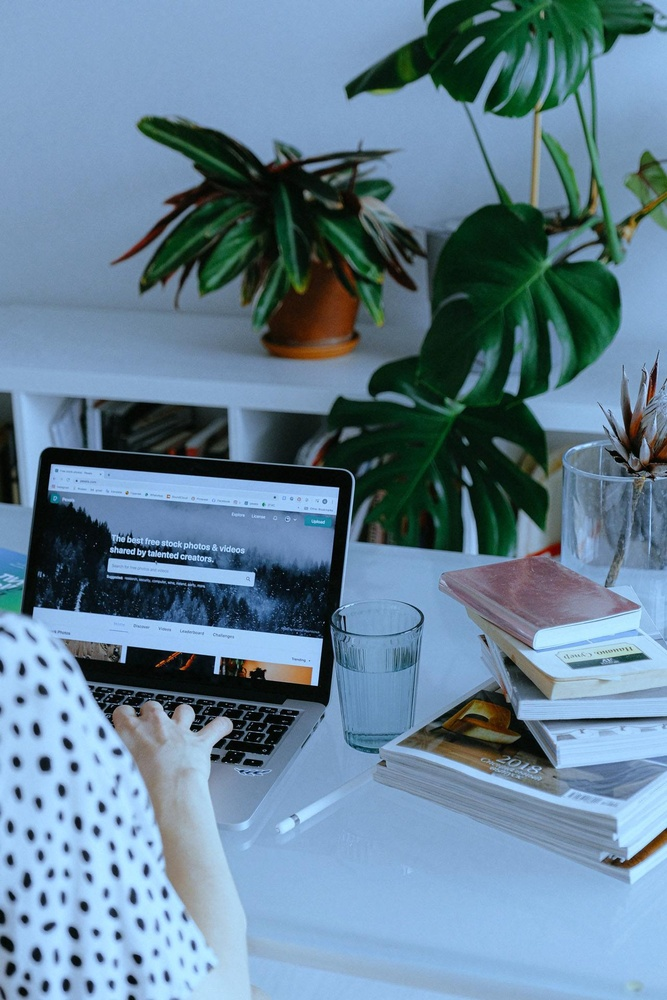
%> input picture ex1.2/white_balance_input.jpg, 667 x 1000 px, shrunk from 1280 x 1920 before the run
$ octave ColorCorrection.m   (GNU Octave 9; MATLAB toolbox functions it lacks are replaced by stand-ins)
%> lines starting %> are read from the running program, lines starting %| are printed output that depends on the picture

im = imread("white_balance_input.jpg");
%> im is the input picture: size 1000x667x3 uint8; mean R, G, B 99.8, 129.4, 149.9
im = double(im)./255;
%> im: size 1000x667x3 double
gamma = 2.2
im = im.^(gamma);
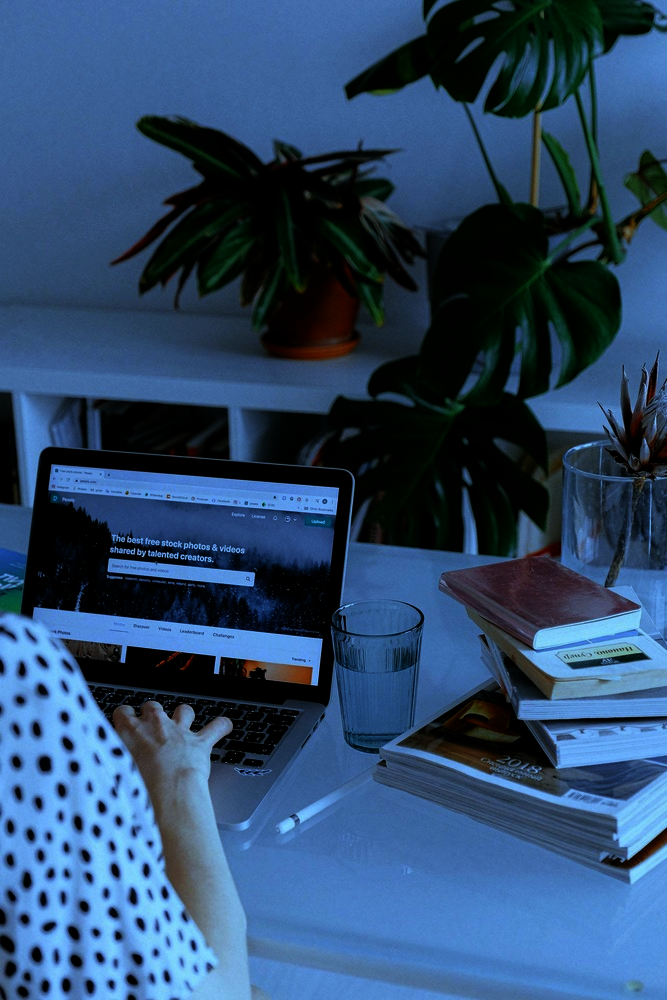
%> im: size 1000x667x3 double; mean R, G, B 0.175, 0.29, 0.429
figure;
%axis on;
%subplot(1,4,1);
imshow(im);
size(im);
r=im(:,:,1);
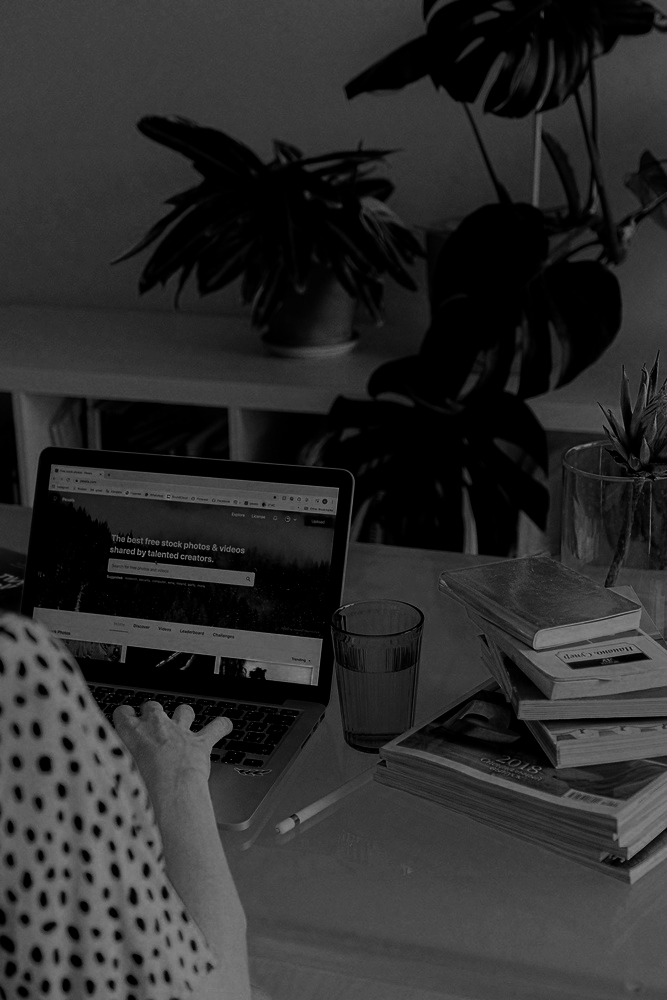
%> r: size 1000x667 double; min 0, max 0.599, mean 0.175
g=im(:,:,2);
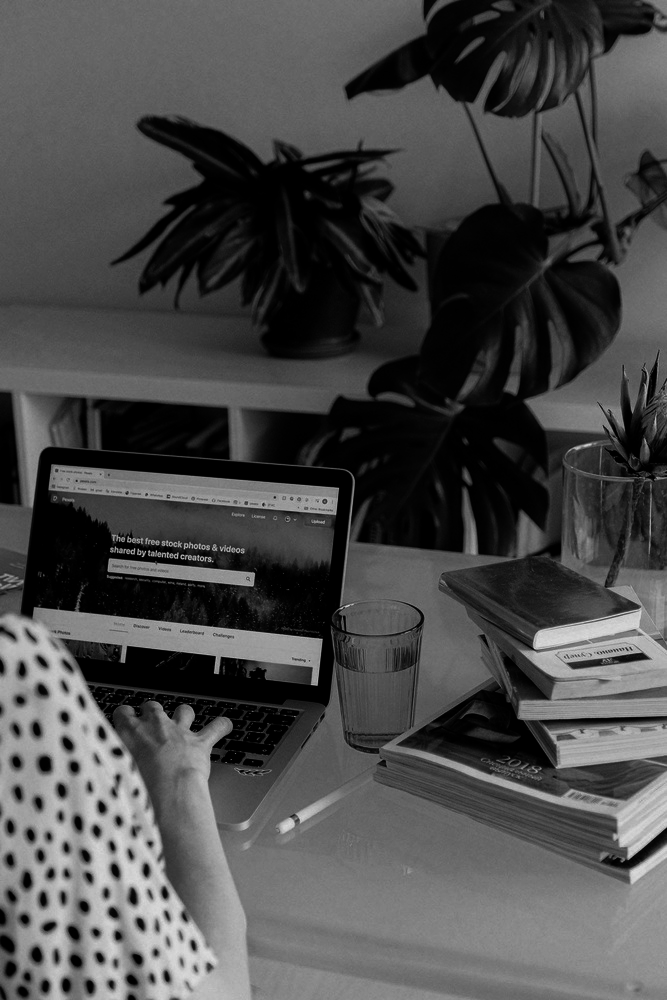
%> g: size 1000x667 double; min 0, max 0.867, mean 0.29
b=im(:,:,3);
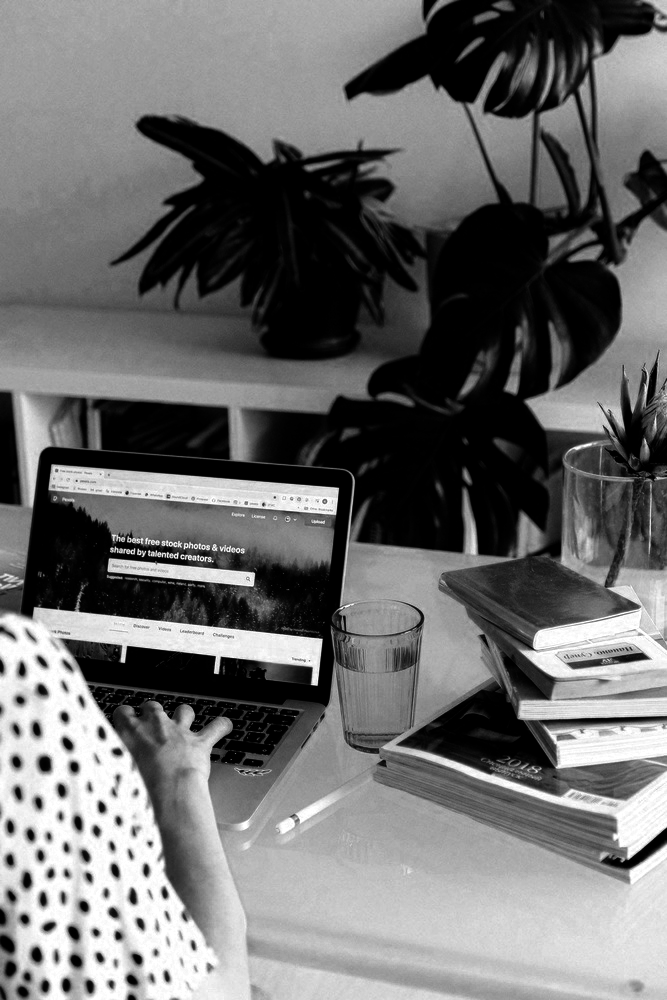
%> b: size 1000x667 double; min 0, max 1, mean 0.429

mr = mean(mean(r));
%> mr = 0.175
mg = mean(mean(g));
%> mg = 0.29
mb = mean(mean(b));
%> mb = 0.429
mrgb=[mr,mg,mb]'
%> mrgb = [0.175; 0.29; 0.429]

%%PIXEL BASED CORRECTION
%> (the run ends here)

$ run again, with ex1.2/pixelCorrection.jpg copied over ex1.2/white_balance_input.jpg
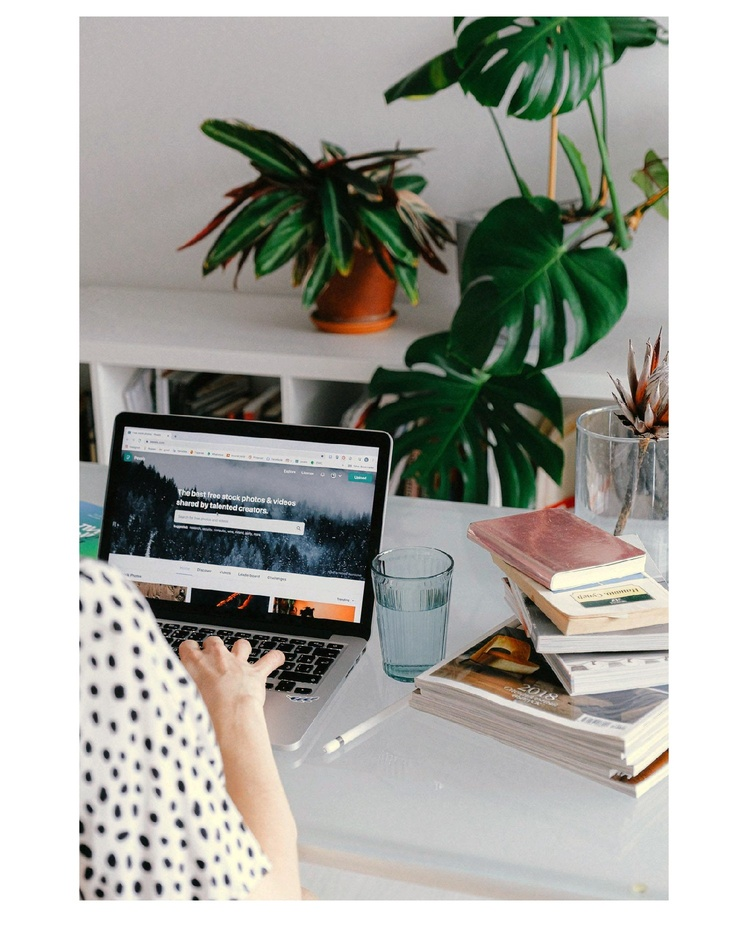
%> input picture ex1.2/pixelCorrection.jpg, 748 x 944 px, shrunk from 1496 x 1888 before the run
%> im is the input picture: size 944x748x3 uint8; mean R, G, B 168.9, 169.9, 163.8
%> `im = im.^(gamma);`:
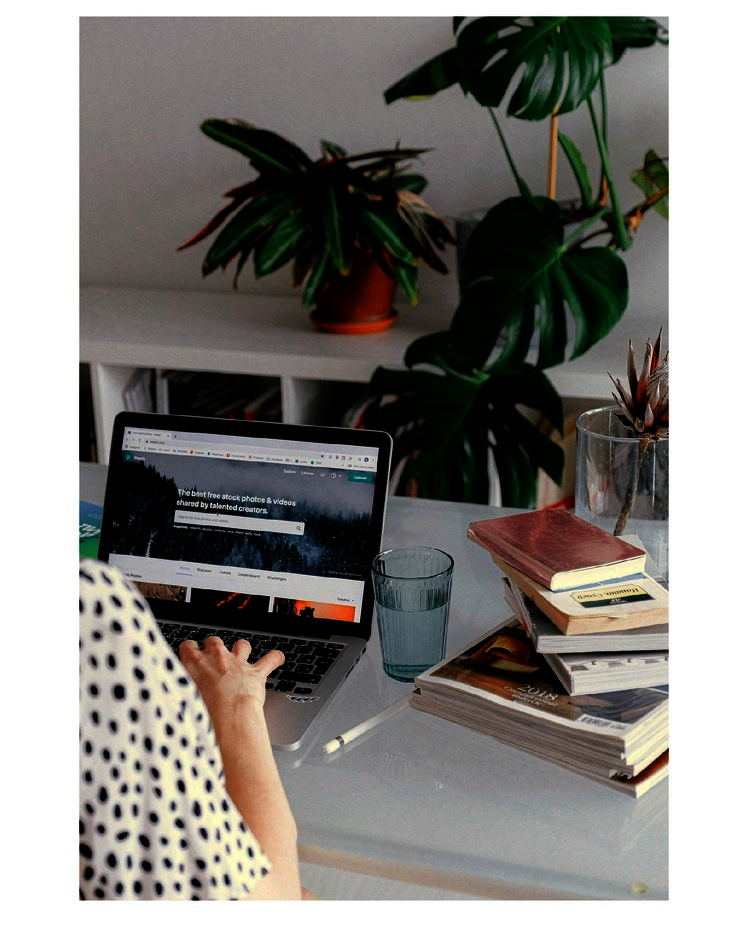
%> im: size 944x748x3 double; mean R, G, B 0.527, 0.516, 0.499
%> `b=im(:,:,3);`:
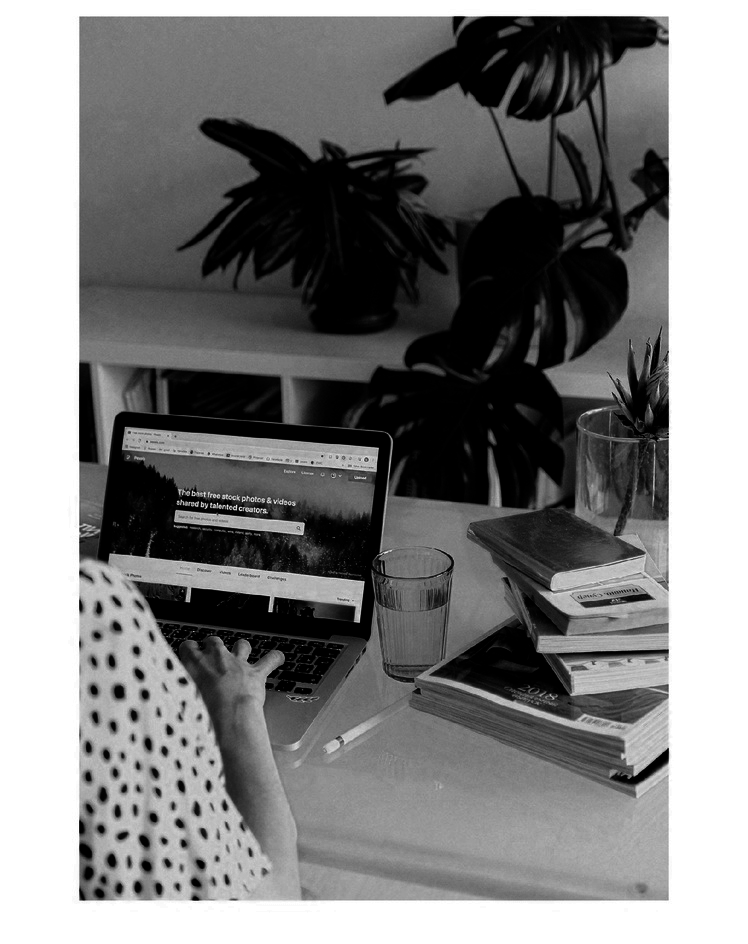
%> b: size 944x748 double; min 0, max 1, mean 0.499
%> mr = 0.527
%> mg = 0.516
%> mb = 0.499
%> mrgb = [0.527; 0.516; 0.499]
